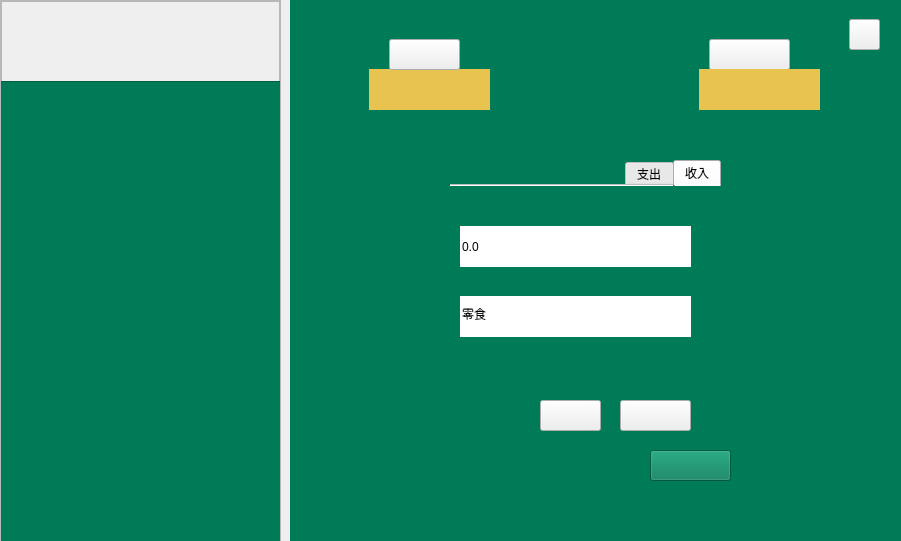
   <widget class="QStackedWidget" name="zhangben_wid_2">
    <property name="geometry">
     <rect>
      <x>0</x>
      <y>110</y>
      <width>901</width>
      <height>541</height>
     </rect>
    </property>
    <widget class="QWidget" name="stackedWidget_3Page1_2">
     <widget class="QWidget" name="gridLayoutWidget_3">
      <property name="geometry">
       <rect>
        <x>290</x>
        <y>0</y>
        <width>611</width>
        <height>541</height>
       </rect>
      </property>
      <layout class="QGridLayout" name="gridLayout">
       <item row="0" column="0">
        <widget class="QFrame" name="frame_10">
         <property name="styleSheet">
          <string notr="true"/>
         </property>
         <property name="frameShape">
          <enum>QFrame::StyledPanel</enum>
         </property>
         <property name="frameShadow">
          <enum>QFrame::Raised</enum>
         </property>
         <widget class="QStackedWidget" name="zhangben1">
          <property name="geometry">
           <rect>
            <x>-1</x>
            <y>-1</y>
            <width>621</width>
            <height>541</height>
           </rect>
          </property>
          <widget class="QWidget" name="zhangben1Page1">
           <widget class="QPushButton" name="incomeBtn">
            <property name="geometry">
             <rect>
              <x>100</x>
              <y>40</y>
              <width>71</width>
              <height>31</height>
             </rect>
            </property>
            <property name="styleSheet">
             <string notr="true">QPushButton{
border-image: url(:/menu/images/收入.png);
}
QPushButton:hover{
border-image: url(:/menu/images/收入 被选中.png);
}
QPushButton:pressed{
border-image: url(:/menu/images/收入.png);
}</string>
            </property>
            <property name="text">
             <string/>
            </property>
           </widget>
           <widget class="QListView" name="listView_2">
            <property name="geometry">
             <rect>
              <x>410</x>
              <y>70</y>
              <width>121</width>
              <height>41</height>
             </rect>
            </property>
            <property name="styleSheet">
             <string notr="true">border-top:0;border-right:0;border-left:0;
background-color: rgb(232, 195, 79);</string>
            </property>
           </widget>
           <widget class="QLabel" name="label_17">
            <property name="geometry">
             <rect>
              <x>0</x>
              <y>0</y>
              <width>621</width>
              <height>531</height>
             </rect>
            </property>
            <property name="styleSheet">
             <string notr="true">border-image: url(:/menu/images/财务界面.png);</string>
            </property>
            <property name="text">
             <string/>
            </property>
           </widget>
           <widget class="QPushButton" name="outcomeBtn">
            <property name="geometry">
             <rect>
              <x>420</x>
              <y>40</y>
              <width>81</width>
              <height>31</height>
             </rect>
            </property>
            <property name="styleSheet">
             <string notr="true">QPushButton{
border-image: url(:/menu/images/支出.png);
}
QPushButton:hover{
border-image: url(:/menu/images/支出 被选中.png);
}
QPushButton:pressed{
border-image: url(:/menu/images/支出.png);
}</string>
            </property>
            <property name="text">
             <string/>
            </property>
           </widget>
           <widget class="QListView" name="listView">
            <property name="geometry">
             <rect>
              <x>80</x>
              <y>70</y>
              <width>121</width>
              <height>41</height>
             </rect>
            </property>
            <property name="styleSheet">
             <string notr="true">border-top:0;border-right:0;border-left:0;
background-color: rgb(232, 195, 79);</string>
            </property>
           </widget>
           <widget class="QPushButton" name="addBtn_3">
            <property name="geometry">
             <rect>
              <x>560</x>
              <y>20</y>
              <width>31</width>
              <height>31</height>
             </rect>
            </property>
            <property name="styleSheet">
             <string notr="true">QPushButton{
border-image: url(:/menu/images/笔记添加按钮(1).png);
}
QPushButton:hover{
border-image: url(:/menu/images/添加按钮按下.png);
}
QPushButton:pressed{
border-image: url(:/menu/images/笔记添加按钮(1).png);
}</string>
            </property>
            <property name="text">
             <string/>
            </property>
           </widget>
           <zorder>label_17</zorder>
           <zorder>outcomeBtn</zorder>
           <zorder>listView</zorder>
           <zorder>incomeBtn</zorder>
           <zorder>listView_2</zorder>
           <zorder>addBtn_3</zorder>
          </widget>
         </widget>
         <widget class="QStackedWidget" name="zhangben2">
          <property name="geometry">
           <rect>
            <x>0</x>
            <y>0</y>
            <width>621</width>
            <height>541</height>
           </rect>
          </property>
          <property name="styleSheet">
           <string notr="true">background-color: rgb(0, 123, 87);
</string>
          </property>
          <widget class="QWidget" name="zhangben2Page1">
           <widget class="QListWidget" name="listWidget">
            <property name="geometry">
             <rect>
              <x>150</x>
              <y>50</y>
              <width>301</width>
              <height>391</height>
             </rect>
            </property>
            <property name="styleSheet">
             <string notr="true">background-color: rgb(0, 123, 87);
border:0;</string>
            </property>
           </widget>
           <widget class="QPushButton" name="pushButton_19">
            <property name="geometry">
             <rect>
              <x>360</x>
              <y>450</y>
              <width>81</width>
              <height>31</height>
             </rect>
            </property>
            <property name="styleSheet">
             <string notr="true">QPushButton{border-image: url(:/menu/images/确定.png);}
QPushButton:hover{
border-image: url(:/menu/images/确定被选中.png);
}
QPushButton:pressed{
border-image: url(:/menu/images/确定.png);
}</string>
            </property>
            <property name="text">
             <string/>
            </property>
           </widget>
           <widget class="QLabel" name="label_29">
            <property name="geometry">
             <rect>
              <x>0</x>
              <y>0</y>
              <width>621</width>
              <height>551</height>
             </rect>
            </property>
            <property name="styleSheet">
             <string notr="true">border-image: url(:/menu/images/记一笔.png);</string>
            </property>
            <property name="text">
             <string/>
            </property>
            <property name="textFormat">
             <enum>Qt::RichText</enum>
            </property>
           </widget>
           <zorder>label_29</zorder>
           <zorder>pushButton_19</zorder>
           <zorder>listWidget</zorder>
          </widget>
         </widget>
         <widget class="QStackedWidget" name="zhangben3">
          <property name="geometry">
           <rect>
            <x>0</x>
            <y>0</y>
            <width>621</width>
            <height>541</height>
           </rect>
          </property>
          <property name="styleSheet">
           <string notr="true"/>
          </property>
          <widget class="QWidget" name="zhangben2Page1_4">
           <widget class="QLabel" name="label_9">
            <property name="geometry">
             <rect>
              <x>220</x>
              <y>80</y>
              <width>131</width>
              <height>41</height>
             </rect>
            </property>
            <property name="styleSheet">
             <string notr="true">border:0;
font: 18pt &quot;宋体&quot;;
border-image: url(:/menu/images/记一笔标题.png);</string>
            </property>
            <property name="text">
             <string/>
            </property>
           </widget>
           <widget class="QLabel" name="label_18">
            <property name="geometry">
             <rect>
              <x>-9</x>
              <y>-6</y>
              <width>621</width>
              <height>551</height>
             </rect>
            </property>
            <property name="styleSheet">
             <string notr="true">border-image: url(:/menu/images/记一笔.png);</string>
            </property>
            <property name="text">
             <string/>
            </property>
            <property name="textFormat">
             <enum>Qt::RichText</enum>
            </property>
           </widget>
           <widget class="QPushButton" name="saveBtn">
            <property name="geometry">
             <rect>
              <x>250</x>
              <y>400</y>
              <width>61</width>
              <height>31</height>
             </rect>
            </property>
            <property name="styleSheet">
             <string notr="true">QPushButton{
border-image: url(:/menu/images/保存.png);
}
QPushButton:hover{
  background-color: qconicalgradient(cx:0.5, cy:0.522909, angle:179.9, stop:0.494318 rgba(181, 225, 250, 255), stop:0.5 rgba(222, 242, 251, 255));
  border-radius:10px;
  border: 1px solid #3C80B1;  
font: 75 18pt &quot;新宋体&quot;;
}
QPushButton:pressed{
border-image: url(:/menu/images/保存.png);
}</string>
            </property>
            <property name="text">
             <string/>
            </property>
           </widget>
           <widget class="QPushButton" name="cancelBtn_4">
            <property name="geometry">
             <rect>
              <x>330</x>
              <y>400</y>
              <width>71</width>
              <height>31</height>
             </rect>
            </property>
            <property name="styleSheet">
             <string notr="true">QPushButton{
border-image: url(:/menu/images/取消.png);
}
QPushButton:hover{
border-image: url(:/menu/images/取消被选中.png);
}
QPushButton:pressed{
border-image: url(:/menu/images/取消.png);
}</string>
            </property>
            <property name="text">
             <string/>
            </property>
           </widget>
           <widget class="QTabWidget" name="tabWidget">
            <property name="geometry">
             <rect>
              <x>160</x>
              <y>160</y>
              <width>271</width>
              <height>191</height>
             </rect>
            </property>
            <property name="layoutDirection">
             <enum>Qt::RightToLeft</enum>
            </property>
            <property name="styleSheet">
             <string notr="true">border-image: url(:/menu/images/背景.png);border:none;
</string>
            </property>
            <property name="tabShape">
             <enum>QTabWidget::Rounded</enum>
            </property>
            <property name="currentIndex">
             <number>0</number>
            </property>
            <property name="elideMode">
             <enum>Qt::ElideNone</enum>
            </property>
            <property name="usesScrollButtons">
             <bool>true</bool>
            </property>
            <property name="documentMode">
             <bool>true</bool>
            </property>
            <property name="tabsClosable">
             <bool>false</bool>
            </property>
            <property name="movable">
             <bool>false</bool>
            </property>
            <property name="tabBarAutoHide">
             <bool>false</bool>
            </property>
            <widget class="QWidget" name="tab">
             <attribute name="title">
              <string>收入</string>
             </attribute>
             <widget class="QLineEdit" name="lineEdit_5">
              <property name="geometry">
               <rect>
                <x>10</x>
                <y>40</y>
                <width>231</width>
                <height>41</height>
               </rect>
              </property>
              <property name="styleSheet">
               <string notr="true">border-image: url(:/menu/images/圆角矩形.png);</string>
              </property>
              <property name="text">
               <string>0.0</string>
              </property>
             </widget>
             <widget class="QLineEdit" name="lineEdit_6">
              <property name="geometry">
               <rect>
                <x>10</x>
                <y>110</y>
                <width>231</width>
                <height>41</height>
               </rect>
              </property>
              <property name="styleSheet">
               <string notr="true">border-image: url(:/menu/images/圆角矩形.png);</string>
              </property>
              <property name="text">
               <string>零食</string>
              </property>
             </widget>
            </widget>
            <widget class="QWidget" name="tab_2">
             <attribute name="title">
              <string>支出</string>
             </attribute>
             <widget class="QLineEdit" name="lineEdit_11">
              <property name="geometry">
               <rect>
                <x>10</x>
                <y>110</y>
                <width>231</width>
                <height>41</height>
               </rect>
              </property>
              <property name="styleSheet">
               <string notr="true">border-image: url(:/menu/images/圆角矩形.png);</string>
              </property>
              <property name="text">
               <string>零食</string>
              </property>
             </widget>
             <widget class="QLineEdit" name="lineEdit_12">
              <property name="geometry">
               <rect>
                <x>10</x>
                <y>40</y>
                <width>231</width>
                <height>41</height>
               </rect>
              </property>
              <property name="styleSheet">
               <string notr="true">border-image: url(:/menu/images/圆角矩形.png);
</string>
              </property>
              <property name="text">
               <string>0.0</string>
              </property>
             </widget>
            </widget>
           </widget>
           <zorder>label_18</zorder>
           <zorder>label_9</zorder>
           <zorder>saveBtn</zorder>
           <zorder>cancelBtn_4</zorder>
           <zorder>tabWidget</zorder>
          </widget>
         </widget>
         <zorder>zhangben2</zorder>
         <zorder>zhangben3</zorder>
         <zorder>zhangben1</zorder>
        </widget>
       </item>
      </layout>
     </widget>
     <widget class="QWidget" name="verticalLayoutWidget_5">
      <property name="geometry">
       <rect>
        <x>0</x>
        <y>0</y>
        <width>281</width>
        <height>541</height>
       </rect>
      </property>
      <layout class="QVBoxLayout" name="verticalLayout_5">
       <item>
        <widget class="QFrame" name="frame_11">
         <property name="styleSheet">
          <string notr="true"/>
         </property>
         <property name="frameShape">
          <enum>QFrame::StyledPanel</enum>
         </property>
         <property name="frameShadow">
          <enum>QFrame::Raised</enum>
         </property>
         <widget class="QFrame" name="frame_12">
          <property name="geometry">
           <rect>
            <x>1</x>
            <y>1</y>
            <width>279</width>
            <height>541</height>
           </rect>
          </property>
          <property name="frameShape">
           <enum>QFrame::StyledPanel</enum>
          </property>
          <property name="frameShadow">
           <enum>QFrame::Raised</enum>
          </property>
          <widget class="QLabel" name="label_28">
           <property name="geometry">
            <rect>
             <x>0</x>
             <y>0</y>
             <width>281</width>
             <height>541</height>
            </rect>
           </property>
           <property name="styleSheet">
            <string notr="true">border-image: url(:/menu/images/背景.png);</string>
           </property>
           <property name="text">
            <string/>
           </property>
          </widget>
          <widget class="QLabel" name="label_10">
           <property name="geometry">
            <rect>
             <x>70</x>
             <y>20</y>
             <width>131</width>
             <height>41</height>
            </rect>
           </property>
           <property name="styleSheet">
            <string notr="true">border-image: url(:/menu/images/今日明细.png);

</string>
           </property>
           <property name="text">
            <string/>
           </property>
          </widget>
          <widget class="QListWidget" name="listWidget_3">
           <property name="geometry">
            <rect>
             <x>-20</x>
             <y>80</y>
             <width>331</width>
             <height>471</height>
            </rect>
           </property>
           <property name="styleSheet">
            <string notr="true">background-color: rgb(0, 123, 87);</string>
           </property>
          </widget>
         </widget>
        </widget>
       </item>
      </layout>
     </widget>
    </widget>
   </widget>
